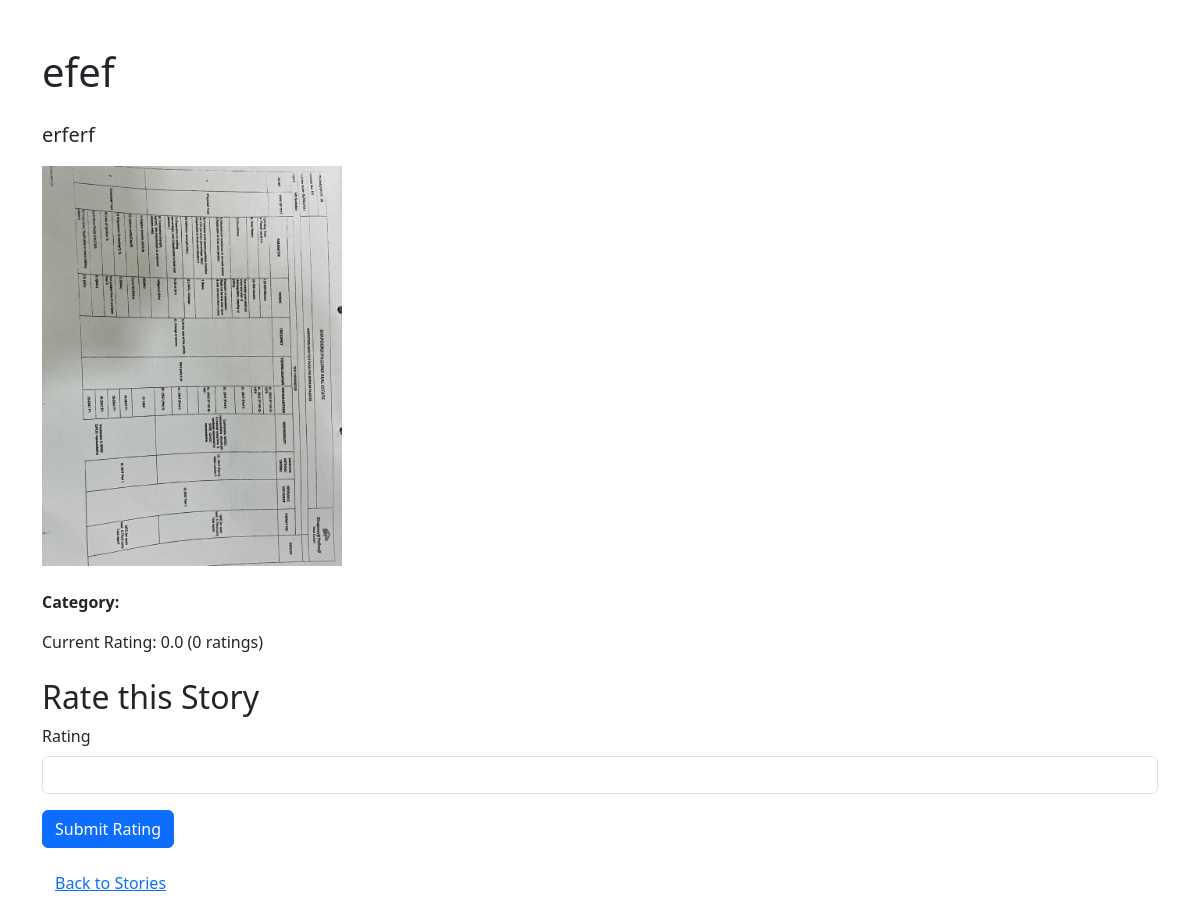
Screenshot of /story/1/ with the database file from the repository.
### books/models.py (models this page shows, shortened)
class Story(models.Model):
    title = models.CharField(max_length=200)
    author = models.ForeignKey(Author, on_delete=models.CASCADE)
    description = models.TextField()
    image = models.ImageField(upload_to='story_images/', null=True, blank=True)
    created_at = models.DateTimeField(auto_now_add=True)
    category = models.ForeignKey(Category, on_delete=models.CASCADE, related_name='stories', null=True)
    rating = models.FloatField(default=0.0)  # Average rating
    rating_count = models.IntegerField(default=0)

### books/views.py (the view, shortened to what this page needs)
# urls.py: path('story/<int:story_id>/', story_detail, name='story_detail'),
def story_detail(request, story_id):
    story = Story.objects.get(id=story_id)
    return render(request, 'story_detail.html', {'story': story})

### templates/story_detail.html (shortened to what this page needs)
<!DOCTYPE html>
<html lang="en">
<head>
    <link href="https://cdn.jsdelivr.net/npm/bootstrap@5.3.0-alpha1/dist/css/bootstrap.min.css" rel="stylesheet">
</head>
<body>
    <div class="container mt-5">
        <h1 class="mb-4">{{ story.title }}</h1>
        <p class="lead">{{ story.description }}</p>
        <img src="{{ story.image.url }}" alt="Story Image" class="img-fluid mb-4"width="300" height="300">
        <p class="fw-bold">Category: {{ story.category.name }}</p>
        <p>Current Rating: {{ story.rating }} ({{ story.rating_count }} ratings)</p>
        <h2 class="mt-4">Rate this Story</h2>
        <form method="POST" class="mb-3">
            <div class="mb-3">
                <label for="rating" class="form-label">Rating</label>
                <input type="number" class="form-control" id="rating" name="rating" min="1" max="5" step="0.1" required>
            </div>
            <button type="submit" class="btn btn-primary">Submit Rating</button>
        </form>
        <a href="{% url 'story_list' %}" class="btn btn-link">Back to Stories</a>
    </div>
</body>
</html>

### rows the page displays
Story: title "efef", description "erferf", image (picture), rating "0.0", rating_count "0"
